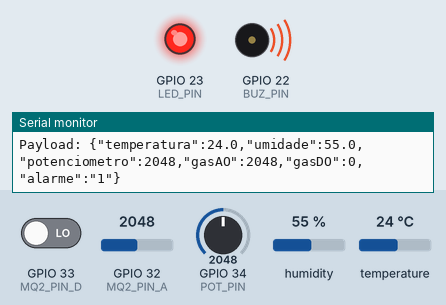
Simulated run of this sketch. Board: ESP32. Shown: output pins drawn as LEDs (lit = HIGH), buzzer (waves = sounding), the last lines printed to the serial monitor. The inputs (shaded band) are chosen by the test bench; at power-on: GPIO 33 (MQ2_PIN_D) LOW, GPIO 34 (POT_PIN) = 2048, GPIO 32 (MQ2_PIN_A) = 2048, humidity 55 %, temperature 24 °C. WiFi joins after 1.5 s; servers stay silent unless stated; uploads are accepted with an empty reply.

Above: at 2.7 s.
2.8 s: GPIO 33 (MQ2_PIN_D) driven HIGH
13.8 s: GPIO 34 (POT_PIN) set to 713
19.9 s: GPIO 34 (POT_PIN) set to 581
At 24.3 s:
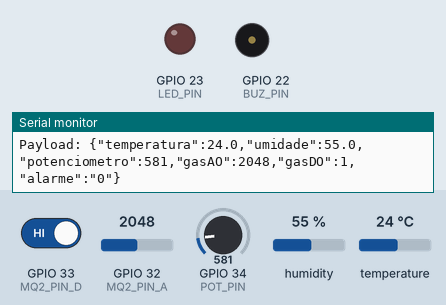
26.0 s: GPIO 34 (POT_PIN) set to 690
At 29.7 s:
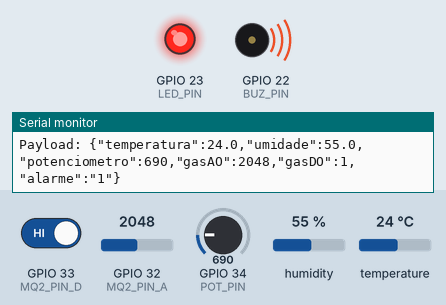
32.1 s: GPIO 34 (POT_PIN) set to 610
At 35.1 s:
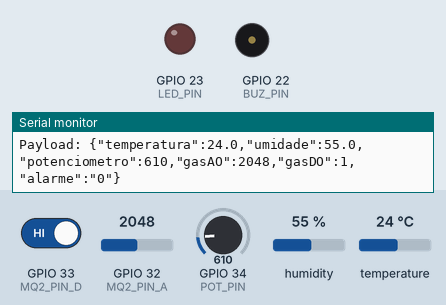
Timing chart, 0 to 36.6 s (numbered marks = the images above; inputs shaded):
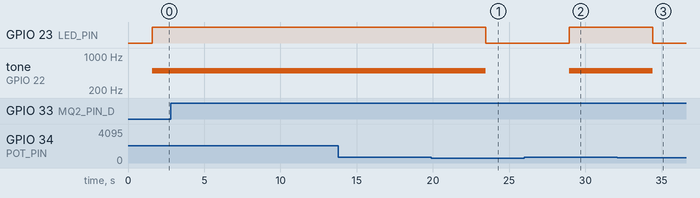

Measured:
- the behaviour switches between 651 and 650 on GPIO 34 (POT_PIN) (found by bisection; images 0 and 1)
- after the input at 19.9 s, GPIO 23 (LED_PIN): HIGH → LOW after 3.6 s; tone on GPIO 22 (BUZ_PIN): 500 Hz → silent after 3.6 s
- after the input at 26.0 s, GPIO 23 (LED_PIN): LOW → HIGH after 2.9 s; tone on GPIO 22 (BUZ_PIN): silent → 500 Hz after 2.9 s
- after the input at 32.1 s, GPIO 23 (LED_PIN): HIGH → LOW after 2.3 s; tone on GPIO 22 (BUZ_PIN): 500 Hz → silent after 2.3 s

The sketch:

main.ino
```cpp
#include <DHT.h>
#include <WiFi.h>
#include <LiquidCrystal_I2C.h>
#include <HTTPClient.h>

// DHT22 (sensor de temperatura e umidade)
#define DHTYPE DHT22
#define DHT_PIN 21
DHT dht(DHT_PIN, DHTYPE);

#define POT_PIN 34         // Potenciômetro (simulando energia)
#define MQ2_PIN_D 33       // Saída digital do sensor MQ-2
#define MQ2_PIN_A 32       // Saída analógica do sensor MQ-2

#define BUZ_PIN 22         // Alarme sonoro
#define LED_PIN 23         // LED

LiquidCrystal_I2C lcd(0x27, 16, 2);
#define WIFI_SSID "Wokwi-GUEST"
#define WIFI_PASSWORD ""
#define SERVER_URL "http://192.168.68.59:8000/dados/"

void conectarWiFi() {
  WiFi.begin(WIFI_SSID, WIFI_PASSWORD);
  Serial.print("Conectando ao WiFi");

  int tentativas = 0;
  while (WiFi.status() != WL_CONNECTED && tentativas < 20) {
    delay(500);
    Serial.print(".");
    tentativas++;
  }

  if (WiFi.status() == WL_CONNECTED) {
    Serial.println("WiFi conectado: " + WiFi.localIP().toString());
  } else {
    Serial.println("Falha ao conectar ao WiFi.");
    lcd.clear();
    lcd.setCursor(0, 0);
    lcd.print("Falha WiFi");
    delay(2000);
    lcd.clear();
  }
}

void setup()
{
  Serial.begin(9600);

  dht.begin();

  conectarWiFi();

  pinMode(BUZ_PIN, OUTPUT);
  pinMode(LED_PIN, OUTPUT);
  pinMode(MQ2_PIN_D, INPUT);   // Configura entrada digital do MQ2
  pinMode(MQ2_PIN_A, INPUT);   // Configura entrada analógica do MQ2 (opcional)
}

void loop()
{
  int alarme = 0;
  float umidade = dht.readHumidity();        // Lê a umidade
  float temperatura = dht.readTemperature(); // Lê a temperatura
  int potenciometro = analogRead(POT_PIN);    // Leitura do potenciômetro (simulando gás)

  //https://docs.wokwi.com/pt-BR/parts/wokwi-mq2-gas-sensor
  int gasDO = digitalRead(MQ2_PIN_D);          // Leitura digital do MQ2
  int gasAO = analogRead(MQ2_PIN_A);           // Leitura analógica do MQ2 (corrigido)

  Serial.print("Umidade: ");
  Serial.print(umidade);
  Serial.print(" % | Temperatura: ");
  Serial.print(temperatura);
  Serial.print("C | Potenciometro: ");
  Serial.println(potenciometro);

  Serial.print("Gas (analogico): ");
  Serial.println(gasAO);

  Serial.print("Gas (digital): ");
  if (gasDO == HIGH) {
    Serial.println(" | Smoke: -");
  } else {
    Serial.println(" | Smoke: Detected!");
  }

  // Condições para acionar alarme
  if (umidade > 70 || temperatura > 40 || potenciometro > 650 || gasDO == LOW) {
    digitalWrite(LED_PIN, HIGH);
    tone(BUZ_PIN, 500);
    alarme = 1;
  } else {
    digitalWrite(LED_PIN, LOW);
    noTone(BUZ_PIN);
    alarme = 0;
  }

  /*
    CSV ou Integracao:
    01 = umidade
    02 = temperatura
    03 = potenciometro
    04 = gas Analogico
    05 = gas digital
    06 = alarme
  */
  String linha = String(umidade) + ";" +
                String(temperatura) + ";" +
                String(potenciometro) + ";" +
                String(gasAO) + ";" +
                String(gasDO) + ";" +
                String(alarme);

  Serial.println("--------------------------------------------------");
  Serial.println(linha);
  Serial.println("--------------------------------------------------");
  Serial.println("");


  if (WiFi.status() == WL_CONNECTED) {
    HTTPClient http;
    http.begin(SERVER_URL);
    http.addHeader("Content-Type", "application/json");

    String payload = "{";
    payload += "\"temperatura\":" + String(temperatura, 1) + ",";
    payload += "\"umidade\":" + String(umidade, 1) + ",";
    payload += "\"potenciometro\":" +  String(potenciometro) + ",";
    payload += "\"gasAO\":" + String(gasAO) + ",";
    payload += "\"gasDO\":" + String(gasDO) + ",";
    payload += "\"alarme\":\"" + String(alarme) + "\"";
    payload += "}";

    int httpResponseCode = http.POST(payload);
    Serial.println("POST enviado | Código HTTP: " + String(httpResponseCode));
    Serial.println("Payload: " + payload);

    http.end();
  }

  delay(5000);
}
```
